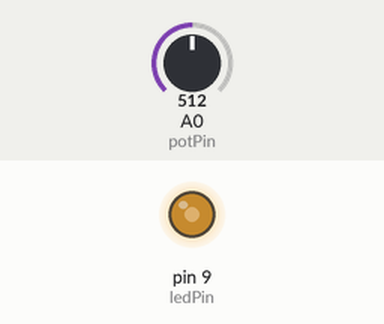
A sketch run on a simulated Arduino Uno, built with avr-gcc and run on an emulated ATmega328P. Shown: output pins drawn as LEDs (lit = HIGH). The test bench sets the inputs (shaded band); at power-on: A0 (potPin) = 512.

Above: at 1.2 s.
1.3 s: A0 (potPin) set to 716
At 2.4 s:
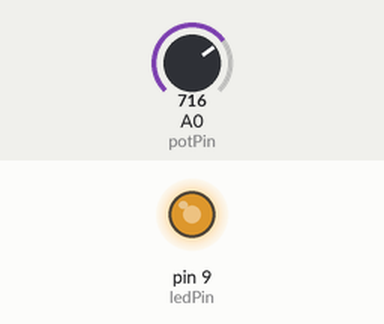
2.8 s: A0 (potPin) set to 900
At 3.6 s:
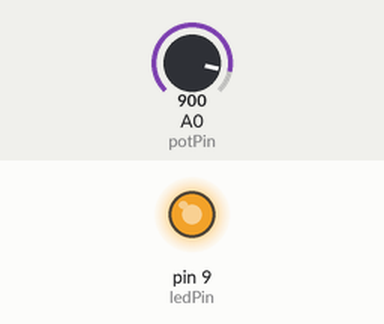
4.3 s: A0 (potPin) set to 122
At 4.7 s:
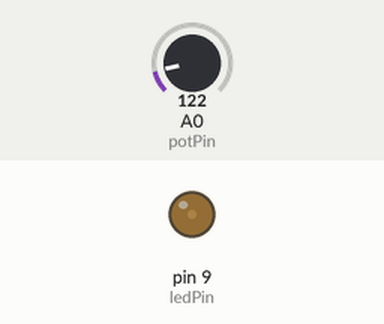
5.8 s: A0 (potPin) set to 0
At 7.0 s:
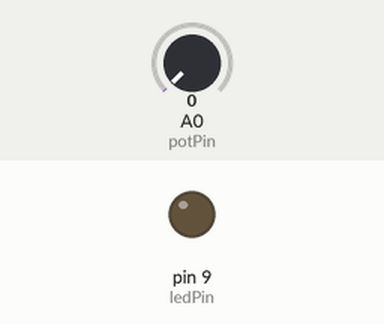
Timing chart, 0 to 8.3 s (numbered marks = the images above; inputs shaded):
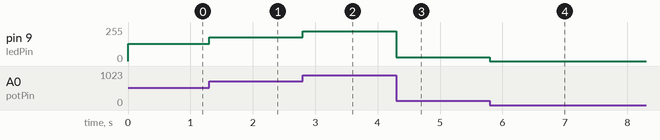

The sketch:

class2.ino
```cpp
int potPin = A0;
int ledPin = 9;
int PWM;

void setup() {
  // put your setup code here, to run once:
  pinMode(ledPin, OUTPUT); //Set LED pin as output
}

void loop() {
  // put your main code here, to run repeatedly:
  int potValue = analogRead(A0);
  PWM = potValue/4;
  analogWrite(ledPin, PWM);
}
```

Measured:
- after the input at 1.3 s, pin 9 (ledPin): 128/255 → 179/255 at once
- after the input at 2.8 s, pin 9 (ledPin): 179/255 → 225/255 at once
- after the input at 4.3 s, pin 9 (ledPin): 225/255 → 30/255 at once
- after the input at 5.8 s, pin 9 (ledPin): 30/255 → 0/255 at once
